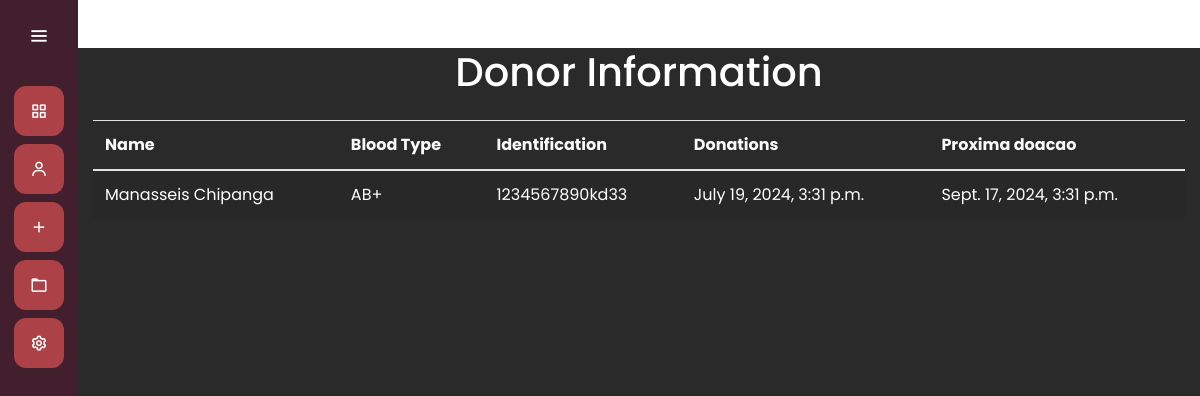
The app's page /donations/donor_info/1234567890kd33 with its own data.
### donations/models.py (models this page shows, shortened)
class Donor(models.Model):
    BLOOD_TYPE_CHOICES = [
        ('A+', 'A+'),
        ('A-', 'A-'),
        ('B+', 'B+'),
        ('B-', 'B-'),
        ('AB+', 'AB+'),
        ('AB-', 'AB-'),
        ('O+', 'O+'),
        ('O-', 'O-'),
    ]
    name = models.CharField(max_length=100)
    identification = models.CharField(max_length=100, unique=True, null=True, blank=True)
    blood_type = models.CharField(max_length=3, choices=BLOOD_TYPE_CHOICES)
    birth_day = models.DateField()

class Donation(models.Model):
    donor = models.ForeignKey(Donor, on_delete=models.CASCADE,  related_name='donations')
    created_at = models.DateTimeField(auto_now_add=True)
    next_donation = models.DateTimeField(null=True)
    def __str__(self):
        return f"Donation by {self.donor.name} on {self.created_at}"

### donations/views.py (the view)
# urls.py: path('donor_info/<str:id>', views.donor_info, name = 'donor_info'),
def donor_info(request, id):
    donor = Donor.objects.filter(identification=id).first()
    last_donation = donor.donations.all()
    print(last_donation)
    if donor:
        print(donor.name)
    return render(request, 'donor_info.html', {
        'donor': donor
                                               })

### donations/templates/donor_info.html
{% extends "static/base.html" %}
{% load static %}
{% block 'head' %}
    <link rel="stylesheet" href="">
{% endblock %}
{% block 'dashboard' %}
    <div class="container mt-5">
        <h1 class="text-center mb-4">Donor Information</h1>
        <table class="table table-striped">
            <thead class="text-light">
                <tr>
                    <th>Name</th>
                    <th>Blood Type</th>
                    <th>Identification</th>
                    <th>Donations</th>
                    <th>Proxima doacao</th>
                </tr>
            </thead>
            <tbody class="text-white">
                <tr>
                    <td>{{ donor.name }}</td>
                    <td>{{ donor.blood_type }}</td>
                    <td>{{ donor.identification }}</td>
                    <td>{%for donation in donor.donations.all%}
                            {{ donation.created_at }}
                        {%endfor%}
                    </td>
                    <td>{%for donation in donor.donations.all%}
                             {{ donation.next_donation }}
                        {%endfor%}
                    </td>
                </tr>
            </tbody>
        </table>
    </div>
{% endblock %}

### templates/static/general/css/base.css (style rules this page uses)
* { margin: 0; padding: 0; box-sizing: border-box; font-family: "Poppins" , sans-serif; }

### templates/static/general/css/general.css (style rules this page uses)
:root { --main-color: #ac4147; --dark-color: #411f2d; --light-color: #ffc27f; --contrast-color: #f88863; --differential-color: #ffe29a; }

### records on screen
Donor: name "Manasseis Chipanga", blood_type "AB+", identification "1234567890kd33"
Donation: created_at "July 19, 2024, 3:31 p.m.", next_donation "Sept. 17, 2024, 3:31 p.m."
